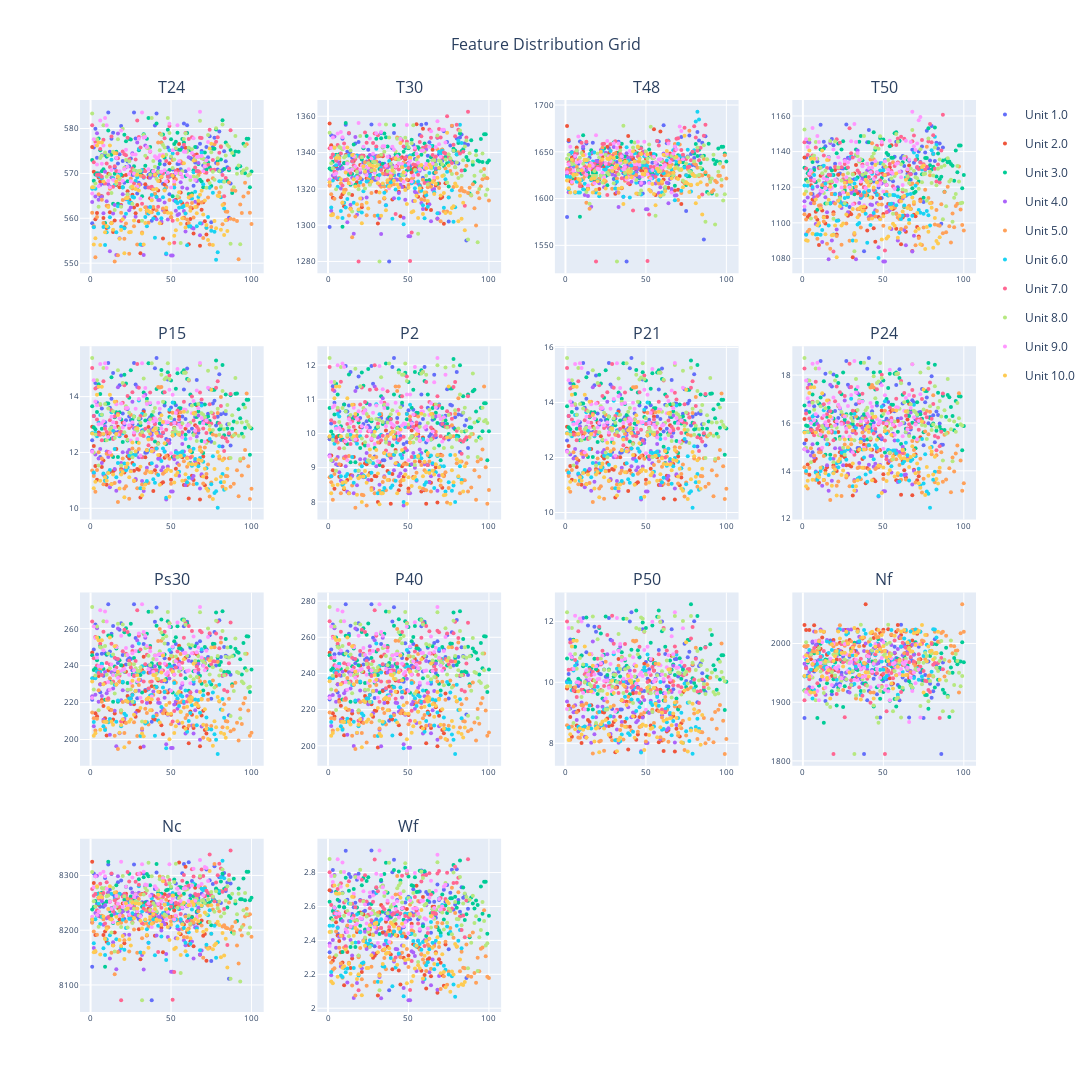

Notebook code cell kept with this figure:
### Code cell
import plotly.graph_objects as go
from plotly.subplots import make_subplots
import numpy as np

# Your feature columns (excluding 'unit' and 'cycle' as they're likely identifiers)
feature_columns = ['T24', 'T30', 'T48', 'T50', 'P15', 'P2', 'P21', 'P24', 
                  'Ps30', 'P40', 'P50', 'Nf', 'Nc', 'Wf']

# Calculate grid dimensions
n_features = len(feature_columns)
n_cols = 4
n_rows = int(np.ceil(n_features / n_cols))

# Create subplots
fig = make_subplots(
    rows=n_rows, 
    cols=n_cols,
    subplot_titles=feature_columns,
    vertical_spacing=0.08,
    horizontal_spacing=0.06
)

# Get unique units for consistent coloring and legend
unique_units = df_Xs_mean['unit'].unique()

# Create a color map for units (you can customize colors as needed)
colors = px.colors.qualitative.Plotly[:len(unique_units)]
unit_color_map = dict(zip(unique_units, colors))

# Plot each feature
for i, feature in enumerate(feature_columns):
    row = i // n_cols + 1
    col = i % n_cols + 1
    
    # Plot each unit separately to create proper legend entries
    for j, unit in enumerate(unique_units):
        unit_data = df_Xs_mean[df_Xs_mean['unit'] == unit]
        
        fig.add_trace(
            go.Scatter(
                x=unit_data['cycle'],
                y=unit_data[feature],
                mode='markers',
                name=f'Unit {unit}',
                showlegend=(i == 0),  # Only show legend for first subplot to avoid duplicates
                line=dict(width=2),
                marker=dict(size=4, color=unit_color_map[unit]),
                legendgroup=f'Unit {unit}'  # Group all traces with same unit
            ),
            row=row, col=col
        )

# Update layout
fig.update_layout(
    height=300 * n_rows,  # Adjust height based on number of rows
    width=1200,
    title_text="Feature Distribution Grid",
    title_x=0.5,
    title_font_size=16,
    showlegend=True,
    legend=dict(
        yanchor="top",
        y=1,
        xanchor="left",
        x=1.01
    )
)

# Update x and y axis labels for better readability
fig.update_xaxes(title_font_size=10, tickfont_size=8)
fig.update_yaxes(title_font_size=10, tickfont_size=8)

# Show the plot
fig.show()
